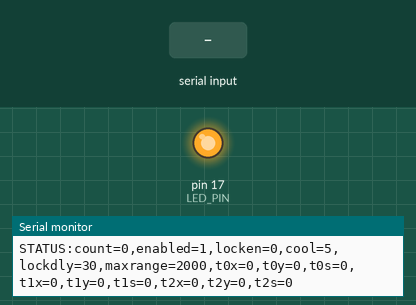
Bench run of a sketch on a simulated Arduino Leonardo, built with avr-gcc and run on an emulated ATmega32U4. Parts: output pins drawn as LEDs (lit = HIGH), the last lines printed to the serial monitor. Dashed ring = blinking. The inputs (shaded band) are chosen by the test bench. EEPROM starts erased.

Above: at 1.8 s.
1.9 s: "DISABLE\n" received over Serial
At 2.4 s:
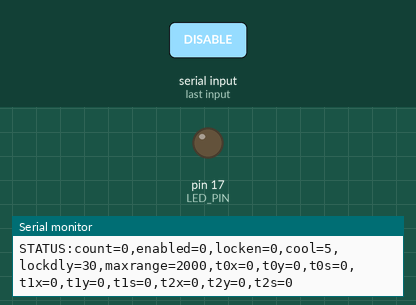
3.5 s: "ENABLE\n" received over Serial
At 4.25 s:
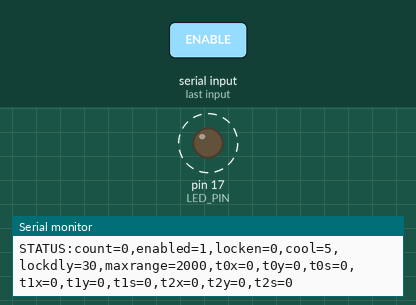
Timing chart, 0 to 12.5 s (numbered marks = the images above; inputs shaded):
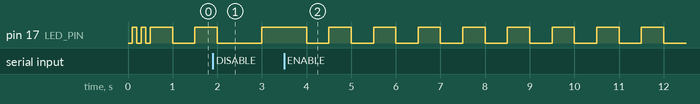

Measured:
- after the input at 3.5 s, pin 17 (LED_PIN): alternates HIGH for 0.50 s and LOW for 0.50 s, starting after 1.0 s

The sketch:

shoulder_surfer.ino
```cpp
// ═══════════════════════════════════════════════════════════════
//  Shoulder Surfer — Pro Micro ATmega32U4 + HLK-LD2450
//
//  Wiring:
//    LD2450 VCC  → 5V
//    LD2450 GND  → GND
//    LD2450 TX   → Pro Micro pin 0  (Serial1 RX)
//    LD2450 RX   → Pro Micro pin 1  (Serial1 TX)
//    ⚠ Add a 1kΩ/2kΩ voltage divider on pin 0 if your module
//      outputs 5V on TX (most HLK modules are 3.3V tolerant).
//
//  Protocol:
//    LD2450 → Arduino : 256000 baud binary frames (30 bytes each)
//    Arduino → App    : 115200 baud text STATUS lines
//    App     → Arduino: 115200 baud text SET commands
// ═══════════════════════════════════════════════════════════════

#include <EEPROM.h>

// ── Pin ──────────────────────────────────────────────────────
const int  LED_PIN        = 17;    // Pro Micro RX LED
const bool LED_ACTIVE_LOW = true;  // RX LED lights on LOW

// ── EEPROM layout ────────────────────────────────────────────
const int ADDR_COOL     = 0;  // uint16 — trigger cooldown (seconds)
const int ADDR_LOCKDLY  = 2;  // uint16 — lock delay (seconds)
const int ADDR_MAXRANGE = 4;  // uint16 — max detection range (mm)
const int ADDR_LOCKEN   = 6;  // uint8  — lock on empty enabled
const int ADDR_ENABLED  = 7;  // uint8  — protection enabled

// ── Settings ─────────────────────────────────────────────────
uint16_t cooldownSec  = 5;     // seconds between minimize triggers
uint16_t lockDelaySec = 30;    // seconds of no presence before locking
uint16_t maxRangeMm   = 2000;  // ignore targets beyond this (mm)
bool     lockEnabled  = false;
bool     enabled      = true;

// ── LD2450 frame ─────────────────────────────────────────────
const int     FRAME_LEN = 30;
uint8_t       frameBuf[FRAME_LEN];
int           frameIdx  = 0;

struct Target {
  int16_t  x;      // mm — negative=left, positive=right of sensor
  int16_t  y;      // mm — positive = distance from sensor
  int16_t  speed;  // cm/s — positive=approaching, negative=receding
  bool     valid;
};

Target  targets[3];
int     activeCount = 0;

// ── Timing ───────────────────────────────────────────────────
unsigned long statusTimer = 0;

// ════════════════════════════════════════════════════════════

void setup() {
  pinMode(LED_PIN, OUTPUT);
  ledWrite(false);

  Serial.begin(115200);   // USB → Electron app
  Serial1.begin(256000);  // LD2450 binary frames

  memset(targets, 0, sizeof(targets));
  loadSettings();
  startupBlink();
}

void loop() {
  unsigned long now = millis();

  readLD2450();
  handleSerial();

  // LED: solid = protected & targets present, slow blink = empty, off = disabled
  if (enabled) {
    ledWrite(activeCount > 0 ? true : (now / 500) % 2 == 0);
  } else {
    ledWrite((now / 1000) % 2 == 0);
  }

  // STATUS every 100ms
  if (now - statusTimer >= 100) {
    statusTimer = now;
    sendStatus();
  }
}

// ── LD2450 frame state machine (non-blocking) ─────────────────
void readLD2450() {
  while (Serial1.available()) {
    uint8_t b = Serial1.read();

    // Re-sync to header if needed
    if (frameIdx == 0 && b != 0xAA) continue;
    if (frameIdx == 1 && b != 0xFF) { frameIdx = 0; continue; }
    if (frameIdx == 2 && b != 0x03) { frameIdx = 0; continue; }
    if (frameIdx == 3 && b != 0x00) { frameIdx = 0; continue; }

    frameBuf[frameIdx++] = b;

    if (frameIdx == FRAME_LEN) {
      frameIdx = 0;
      if (frameBuf[28] == 0x55 && frameBuf[29] == 0xCC) {
        parseFrame();
      }
    }
  }
}

void parseFrame() {
  activeCount = 0;
  for (int i = 0; i < 3; i++) {
    int base = 4 + i * 8;
    targets[i].x     = (int16_t)(frameBuf[base]     | (frameBuf[base+1] << 8));
    targets[i].y     = (int16_t)(frameBuf[base+2]   | (frameBuf[base+3] << 8));
    targets[i].speed = (int16_t)(frameBuf[base+4]   | (frameBuf[base+5] << 8));

    // Valid = present AND within configured range
    targets[i].valid = (targets[i].x != 0 || targets[i].y != 0)
                       && (targets[i].y <= (int16_t)maxRangeMm)
                       && (targets[i].y >= 0);
    if (targets[i].valid) activeCount++;
  }
}

// ── STATUS to app ─────────────────────────────────────────────
void sendStatus() {
  Serial.print("STATUS:");
  Serial.print("count=");    Serial.print(activeCount);
  Serial.print(",enabled="); Serial.print(enabled ? 1 : 0);
  Serial.print(",locken=");  Serial.print(lockEnabled ? 1 : 0);
  Serial.print(",cool=");    Serial.print(cooldownSec);
  Serial.print(",lockdly="); Serial.print(lockDelaySec);
  Serial.print(",maxrange=");Serial.print(maxRangeMm);

  for (int i = 0; i < 3; i++) {
    Serial.print(",t"); Serial.print(i); Serial.print("x=");
    Serial.print(targets[i].valid ? targets[i].x : 0);
    Serial.print(",t"); Serial.print(i); Serial.print("y=");
    Serial.print(targets[i].valid ? targets[i].y : 0);
    Serial.print(",t"); Serial.print(i); Serial.print("s=");
    Serial.print(targets[i].valid ? targets[i].speed : 0);
  }
  Serial.println();
}

// ── Serial commands from app ──────────────────────────────────
void handleSerial() {
  if (!Serial.available()) return;
  String cmd = Serial.readStringUntil('\n');
  cmd.trim();

  if (cmd.startsWith("SET COOL ")) {
    uint16_t v = cmd.substring(9).toInt();
    if (v >= 1 && v <= 300) {
      cooldownSec = v;
      EEPROM.put(ADDR_COOL, cooldownSec);
      Serial.println("OK:COOL=" + String(v));
    }
  } else if (cmd.startsWith("SET LOCKDLY ")) {
    uint16_t v = cmd.substring(12).toInt();
    if (v >= 5 && v <= 120) {
      lockDelaySec = v;
      EEPROM.put(ADDR_LOCKDLY, lockDelaySec);
      Serial.println("OK:LOCKDLY=" + String(v));
    }
  } else if (cmd.startsWith("SET MAXRANGE ")) {
    uint16_t v = cmd.substring(13).toInt();
    if (v >= 500 && v <= 5000) {
      maxRangeMm = v;
      EEPROM.put(ADDR_MAXRANGE, maxRangeMm);
      Serial.println("OK:MAXRANGE=" + String(v));
    }
  } else if (cmd.startsWith("SET LOCKEN ")) {
    lockEnabled = cmd.substring(11).toInt() != 0;
    EEPROM.put(ADDR_LOCKEN, (uint8_t)lockEnabled);
    Serial.println("OK:LOCKEN=" + String(lockEnabled ? 1 : 0));
  } else if (cmd == "ENABLE") {
    enabled = true;
    EEPROM.put(ADDR_ENABLED, (uint8_t)1);
    Serial.println("OK:ENABLED");
  } else if (cmd == "DISABLE") {
    enabled = false;
    EEPROM.put(ADDR_ENABLED, (uint8_t)0);
    Serial.println("OK:DISABLED");
  }
}

// ── EEPROM load ───────────────────────────────────────────────
void loadSettings() {
  uint16_t u16; uint8_t u8;

  EEPROM.get(ADDR_COOL,     u16); if (u16 != 0xFFFF && u16 >= 1   && u16 <= 300)  cooldownSec  = u16;
  EEPROM.get(ADDR_LOCKDLY,  u16); if (u16 != 0xFFFF && u16 >= 5   && u16 <= 120)  lockDelaySec = u16;
  EEPROM.get(ADDR_MAXRANGE, u16); if (u16 != 0xFFFF && u16 >= 500 && u16 <= 5000) maxRangeMm   = u16;
  EEPROM.get(ADDR_LOCKEN,   u8);  if (u8  != 0xFF)   lockEnabled = u8;
  EEPROM.get(ADDR_ENABLED,  u8);  if (u8  != 0xFF)   enabled     = u8;
}

// ── LED ───────────────────────────────────────────────────────
void ledWrite(bool on) {
  digitalWrite(LED_PIN, (LED_ACTIVE_LOW ? !on : on) ? HIGH : LOW);
}

void startupBlink() {
  for (int i = 0; i < 3; i++) { ledWrite(true); delay(100); ledWrite(false); delay(100); }
}
```
